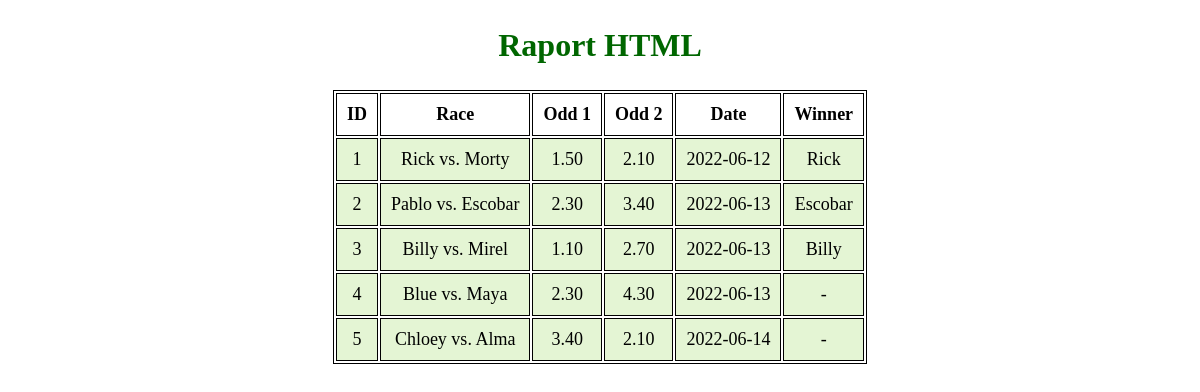
/Front-end/Profile/html.php, run on the app's committed database.
### tables this page shows
CREATE TABLE `RACES` (
  `id` int(11) NOT NULL AUTO_INCREMENT PRIMARY KEY,
  `race` varchar(100) NOT NULL,
  `name1`  varchar(100) NOT NULL,
  `name2` varchar(100) NOT NULL,
  `odd_1` decimal(3,2) NOT NULL,
  `odd_2` decimal(3,2) NOT NULL,
  `date` date NOT NULL,
  `winner` varchar(100)
);

### Front-end/Profile/html.php (the view, shortened to what this page needs)
<?php
$conn = mysqli_connect("localhost", "root", "", "tw");
$sql = " SELECT * FROM races ORDER BY id ASC ";
$result = $conn->query($sql);
?>
<!DOCTYPE html>
<html lang="en">
<head>
</head>
<body>
    <section>
        <h1>Raport HTML</h1>
        <table>
            <tr>
                <th>ID</th>
                <th>Race</th>
                <th>Odd 1</th>
                <th>Odd 2</th>
                <th>Date</th>
                <th>Winner</th>
            </tr>
            <?php
                while($rows=$result->fetch_assoc())
                {
            ?>
            <tr>
                <td><?php echo $rows['id'];?></td>
                <td><?php echo $rows['race'];?></td>
                <td><?php echo $rows['odd_1'];?></td>
                <td><?php echo $rows['odd_2'];?></td>
                <td><?php echo $rows['date'];?></td>
                <td><?php echo $rows['winner'];?></td>
            </tr>
            <?php
                }
            ?>
        </table>
    </section>
</body>
</html>

### Front-end/Profile/html.php (style rules this page uses)
table { margin: 0 auto; font-size: large; border: 1px solid black; }
h1 { text-align: center; color: #006600; font-size: xx-large; font-family: 'Gill Sans', 'Gill Sans MT', ' Calibri', 'Trebuchet MS', 'sans-serif'; }
td { background-color: #E4F5D4; border: 1px solid black; }
th, td { font-weight: bold; border: 1px solid black; padding: 10px; text-align: center; }
td { font-weight: lighter; }

### data on the page
races: id "1", race "Rick vs. Morty", odd_1 "1.50", odd_2 "2.10", date "2022-06-12", winner "Rick"
races: id "2", race "Pablo vs. Escobar", odd_1 "2.30", odd_2 "3.40", date "2022-06-13", winner "Escobar"
races: id "3", race "Billy vs. Mirel", odd_1 "1.10", odd_2 "2.70", date "2022-06-13", winner "Billy"
races: id "4", race "Blue vs. Maya", odd_1 "2.30", odd_2 "4.30", date "2022-06-13", winner "-"
races: id "5", race "Chloey vs. Alma", odd_1 "3.40", odd_2 "2.10", date "2022-06-14", winner "-"
